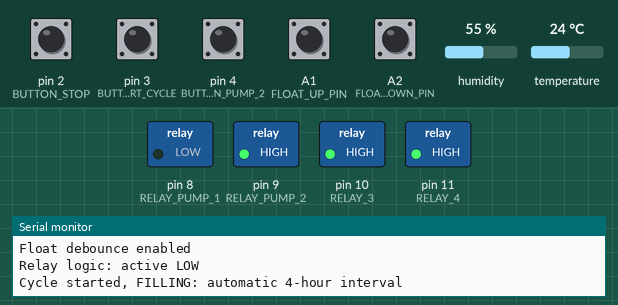
This sketch was run on a simulated Arduino Uno, built with avr-gcc and run on an emulated ATmega328P. Parts: switched loads named in the sketch (green lamp = pin HIGH), the last lines printed to the serial monitor. The test bench sets the inputs (shaded band); at power-on: A1 (FLOAT_UP_PIN), A2 (FLOAT_DOWN_PIN), pin 2 (BUTTON_STOP), pin 3 (BUTTON_START_CYCLE), pin 4 (BUTTON_PUMP_2) HIGH, humidity 55 %, temperature 24 °C. EEPROM starts erased.

Above: at 1.3 s.
1.4 s: A1 (FLOAT_UP_PIN) pulled LOW for 1 s
At 2.6 s:
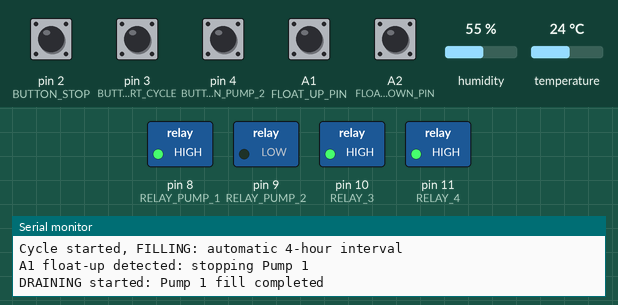
3.9 s: pin 2 (BUTTON_STOP) pulled LOW for 0.15 s
At 4.3 s:
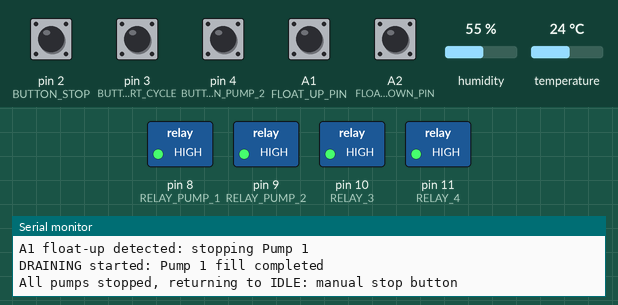
6.5 s: pin 3 (BUTTON_START_CYCLE) pulled LOW for 0.15 s
8.1 s: pin 4 (BUTTON_PUMP_2) pulled LOW for 0.15 s
Timing chart, 0 to 11.1 s (numbered marks = the images above; inputs shaded):
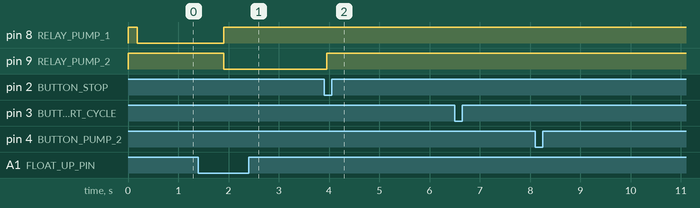

The sketch:

ebb_flow_2026_season.ino
```cpp
#include <DHT.h>
#include <EEPROM.h>

// -------------------- DHT11 --------------------

#define DHTPIN 5
#define DHTTYPE DHT11

DHT dht(DHTPIN, DHTTYPE);

float temperatureC = NAN;
float humidity = NAN;

unsigned long lastDhtReadTime = 0;
const unsigned long DHT_READ_INTERVAL_MS = 3000UL;

// -------------------- Timers used by EEPROM --------------------
//
// Must be declared before eepromSaveIdle(), because that function uses it.

unsigned long lastCycleStartTime = 0;

// -------------------- EEPROM --------------------
//
// 2 bytes:
//   Address 0: state IDLE or IN_PROGRESS
//   Address 1: elapsed time in minutes since lastCycleStartTime
//
// Boot logic:
//   IDLE        -> restore timer position
//   IN_PROGRESS -> previous cycle was interrupted -> run soon
//   other/0xFF  -> first boot -> run soon
//
// EEPROM writes are minimized: byte is written only if value changed.

#define EEPROM_ADDR_STATE   0
#define EEPROM_ADDR_ELAPSED 1

const uint8_t EEPROM_STATE_IDLE        = 0x01;
const uint8_t EEPROM_STATE_IN_PROGRESS = 0x02;

void eepromWriteByte(int addr, uint8_t value) {
  uint8_t current;
  EEPROM.get(addr, current);

  if (current != value) {
    EEPROM.put(addr, value);
  }
}

// Save IDLE state and elapsed timer position.
void eepromSaveIdle() {
  unsigned long elapsedMs = millis() - lastCycleStartTime;
  uint8_t elapsedMin = (uint8_t)min(elapsedMs / 60000UL, 254UL);

  eepromWriteByte(EEPROM_ADDR_STATE, EEPROM_STATE_IDLE);
  eepromWriteByte(EEPROM_ADDR_ELAPSED, elapsedMin);
}

// Save cycle-in-progress state.
void eepromSaveInProgress() {
  eepromWriteByte(EEPROM_ADDR_STATE, EEPROM_STATE_IN_PROGRESS);
  eepromWriteByte(EEPROM_ADDR_ELAPSED, 0);
}

// -------------------- Pins --------------------

const int RELAY_PUMP_1 = 8;
const int RELAY_PUMP_2 = 9;

const int RELAY_3 = 10;
const int RELAY_4 = 11;

const int BUTTON_STOP = 2;
const int BUTTON_START_CYCLE = 3;
const int BUTTON_PUMP_2 = 4;

const int FLOAT_UP_PIN = A1;
const int FLOAT_DOWN_PIN = A2;

// Active LOW relay board:
// LOW  = relay ON
// HIGH = relay OFF
const bool RELAY_ACTIVE_LOW = true;

// -------------------- Timings --------------------

const unsigned long CYCLE_INTERVAL_MS = 4UL * 60UL * 60UL * 1000UL;

const unsigned long FILL_MAX_RUNTIME_MS  = 10UL * 60UL * 1000UL;
const unsigned long DRAIN_MAX_RUNTIME_MS = 10UL * 60UL * 1000UL;

const unsigned long BUTTON_DEBOUNCE_MS = 50UL;
const unsigned long FLOAT_DEBOUNCE_MS = 500UL;

const unsigned long STATUS_PRINT_INTERVAL_MS = 5000UL;

// Save IDLE timer position to EEPROM max once per minute.
const unsigned long EEPROM_IDLE_SAVE_INTERVAL_MS = 60000UL;

// -------------------- State --------------------

enum SystemState {
  IDLE,
  FILLING,
  DRAINING
};

SystemState state = IDLE;

unsigned long currentPhaseStartTime = 0;
unsigned long lastStatusPrintTime = 0;
unsigned long lastIdleEepromSaveTime = 0;

// -------------------- Button debounce state --------------------

bool lastStopReading = HIGH;
bool lastCycleReading = HIGH;
bool lastPump2Reading = HIGH;

bool stableStopState = HIGH;
bool stableCycleState = HIGH;
bool stablePump2State = HIGH;

unsigned long lastStopChange = 0;
unsigned long lastCycleChange = 0;
unsigned long lastPump2Change = 0;

// -------------------- Float debounce state --------------------

bool lastFloatUpReading = HIGH;
bool lastFloatDownReading = HIGH;

bool stableFloatUpState = HIGH;
bool stableFloatDownState = HIGH;

unsigned long lastFloatUpChange = 0;
unsigned long lastFloatDownChange = 0;

// -------------------- Relay helpers --------------------

void setRelay(int relayPin, bool on) {
  if (RELAY_ACTIVE_LOW) {
    digitalWrite(relayPin, on ? LOW : HIGH);
  } else {
    digitalWrite(relayPin, on ? HIGH : LOW);
  }
}

void pumpsOff() {
  setRelay(RELAY_PUMP_1, false);
  setRelay(RELAY_PUMP_2, false);
}

void allRelaysOff() {
  setRelay(RELAY_PUMP_1, false);
  setRelay(RELAY_PUMP_2, false);
  setRelay(RELAY_3, false);
  setRelay(RELAY_4, false);
}

bool pump1On() {
  return state == FILLING;
}

bool pump2On() {
  return state == DRAINING;
}

// -------------------- Input debounce --------------------

bool readDebouncedButton(
  int pin,
  bool &lastReading,
  bool &stableState,
  unsigned long &lastChangeTime
) {
  bool currentReading = digitalRead(pin);

  if (currentReading != lastReading) {
    lastChangeTime = millis();
    lastReading = currentReading;
  }

  if ((millis() - lastChangeTime) > BUTTON_DEBOUNCE_MS) {
    if (stableState != currentReading) {
      stableState = currentReading;

      // Buttons use INPUT_PULLUP:
      // HIGH = not pressed
      // LOW  = pressed
      if (stableState == LOW) {
        return true;
      }
    }
  }

  return false;
}

// -------------------- Float debounce --------------------

void updateFloatDebounce() {
  unsigned long now = millis();

  bool currentUp = digitalRead(FLOAT_UP_PIN);
  bool currentDown = digitalRead(FLOAT_DOWN_PIN);

  if (currentUp != lastFloatUpReading) {
    lastFloatUpChange = now;
    lastFloatUpReading = currentUp;
  }

  if ((now - lastFloatUpChange) > FLOAT_DEBOUNCE_MS) {
    stableFloatUpState = currentUp;
  }

  if (currentDown != lastFloatDownReading) {
    lastFloatDownChange = now;
    lastFloatDownReading = currentDown;
  }

  if ((now - lastFloatDownChange) > FLOAT_DEBOUNCE_MS) {
    stableFloatDownState = currentDown;
  }
}

// Float switches use INPUT_PULLUP:
// HIGH = inactive/open
// LOW  = active/closed
bool floatUpActive() {
  return stableFloatUpState == LOW;
}

bool floatDownActive() {
  return stableFloatDownState == LOW;
}

// -------------------- DHT --------------------

void readDhtIfNeeded() {
  unsigned long now = millis();

  if (now - lastDhtReadTime < DHT_READ_INTERVAL_MS) {
    return;
  }

  lastDhtReadTime = now;

  float h = dht.readHumidity();
  float t = dht.readTemperature();

  if (!isnan(h) && !isnan(t)) {
    // Ignore obviously broken DHT11 startup glitches.
    if (t > -10.0 && t < 60.0 && h >= 0.0 && h <= 100.0) {
      humidity = h;
      temperatureC = t;
    }
  } else {
    Serial.println("DHT11 read failed");
  }
}

// -------------------- State text --------------------

const char* stateName() {
  switch (state) {
    case IDLE:
      return "IDLE";
    case FILLING:
      return "FILLING";
    case DRAINING:
      return "DRAINING";
    default:
      return "?";
  }
}

unsigned long minutesUntilNextCycle() {
  unsigned long now = millis();

  if (state != IDLE) {
    return 0;
  }

  unsigned long elapsed = now - lastCycleStartTime;

  if (elapsed >= CYCLE_INTERVAL_MS) {
    return 0;
  }

  unsigned long remainingMs = CYCLE_INTERVAL_MS - elapsed;

  // Round up, so it does not show 0 min when there are still seconds left.
  return (remainingMs + 59999UL) / 60000UL;
}

// -------------------- Cycle control --------------------

void startFillCycle(const char* reason) {
  if (floatUpActive()) {
    Serial.println("Cycle not started: A1 float-up is already active");
    state = IDLE;
    pumpsOff();
    return;
  }

  unsigned long now = millis();

  currentPhaseStartTime = now;
  lastCycleStartTime = now;

  state = FILLING;

  setRelay(RELAY_PUMP_1, true);
  setRelay(RELAY_PUMP_2, false);

  // EEPROM: mark cycle as running.
  eepromSaveInProgress();

  Serial.print("Cycle started, FILLING: ");
  Serial.println(reason);
}

void startDrainPhase(const char* reason) {
  // Important:
  // Do NOT block drain startup based on A2.
  // A2 is used only to stop the drain pump when the low water level is reached.

  unsigned long now = millis();

  currentPhaseStartTime = now;
  lastCycleStartTime = now;

  state = DRAINING;

  setRelay(RELAY_PUMP_1, false);
  setRelay(RELAY_PUMP_2, true);

  // EEPROM: drain is also an in-progress cycle state.
  eepromSaveInProgress();

  Serial.print("DRAINING started: ");
  Serial.println(reason);
}

void stopAll(const char* reason) {
  state = IDLE;
  pumpsOff();

  // Reset cycle timer so automatic cycle does not start immediately.
  lastCycleStartTime = millis();

  // EEPROM: save fresh IDLE timer.
  eepromSaveIdle();

  Serial.print("All pumps stopped, returning to IDLE: ");
  Serial.println(reason);
}

void finishCycle(const char* reason) {
  state = IDLE;
  pumpsOff();

  // Reset cycle timer after completed fill+drain cycle.
  // Next automatic cycle will happen 4 hours from now.
  lastCycleStartTime = millis();

  // EEPROM: save fresh IDLE timer.
  eepromSaveIdle();

  Serial.print("Cycle finished: ");
  Serial.println(reason);
}

// -------------------- Serial status --------------------

void printStatusIfNeeded() {
  unsigned long now = millis();

  if (now - lastStatusPrintTime < STATUS_PRINT_INTERVAL_MS) {
    return;
  }

  lastStatusPrintTime = now;

  Serial.print("State: ");
  Serial.print(stateName());

  Serial.print(" | P1: ");
  Serial.print(pump1On() ? "ON" : "OFF");

  Serial.print(" | P2: ");
  Serial.print(pump2On() ? "ON" : "OFF");

  Serial.print(" | A1: ");
  Serial.print(floatUpActive() ? "ACTIVE" : "inactive");

  Serial.print(" | A2: ");
  Serial.print(floatDownActive() ? "ACTIVE" : "inactive");

  Serial.print(" | raw A1: ");
  Serial.print(digitalRead(FLOAT_UP_PIN) == LOW ? "LOW" : "HIGH");

  Serial.print(" | raw A2: ");
  Serial.print(digitalRead(FLOAT_DOWN_PIN) == LOW ? "LOW" : "HIGH");

  Serial.print(" | T: ");
  if (isnan(temperatureC)) {
    Serial.print("--");
  } else {
    Serial.print(temperatureC);
  }

  Serial.print(" C | H: ");
  if (isnan(humidity)) {
    Serial.print("--");
  } else {
    Serial.print(humidity);
  }

  Serial.print(" % | Next cycle: ");
  Serial.print(minutesUntilNextCycle());
  Serial.println(" min");
}

// -------------------- EEPROM idle periodic save --------------------

void saveIdleTimerPeriodically() {
  unsigned long now = millis();

  if (state != IDLE) {
    return;
  }

  if (now - lastIdleEepromSaveTime < EEPROM_IDLE_SAVE_INTERVAL_MS) {
    return;
  }

  lastIdleEepromSaveTime = now;
  eepromSaveIdle();
}

// -------------------- Setup --------------------

void setup() {
  Serial.begin(9600);

  // Set relay pins HIGH before OUTPUT mode to reduce relay flicker on boot.
  digitalWrite(RELAY_PUMP_1, HIGH);
  digitalWrite(RELAY_PUMP_2, HIGH);
  digitalWrite(RELAY_3, HIGH);
  digitalWrite(RELAY_4, HIGH);

  pinMode(RELAY_PUMP_1, OUTPUT);
  pinMode(RELAY_PUMP_2, OUTPUT);
  pinMode(RELAY_3, OUTPUT);
  pinMode(RELAY_4, OUTPUT);

  allRelaysOff();

  pinMode(BUTTON_STOP, INPUT_PULLUP);
  pinMode(BUTTON_START_CYCLE, INPUT_PULLUP);
  pinMode(BUTTON_PUMP_2, INPUT_PULLUP);

  pinMode(FLOAT_UP_PIN, INPUT_PULLUP);
  pinMode(FLOAT_DOWN_PIN, INPUT_PULLUP);

  // Initialize float states.
  lastFloatUpReading = digitalRead(FLOAT_UP_PIN);
  lastFloatDownReading = digitalRead(FLOAT_DOWN_PIN);

  stableFloatUpState = lastFloatUpReading;
  stableFloatDownState = lastFloatDownReading;

  lastFloatUpChange = millis();
  lastFloatDownChange = millis();

  dht.begin();

  // EEPROM restore:
  //
  // IDLE:
  //   restore elapsed timer position.
  //
  // IN_PROGRESS or first boot:
  //   force automatic cycle soon by making timer already expired.
  {
    uint8_t savedState;
    uint8_t savedElapsed;

    EEPROM.get(EEPROM_ADDR_STATE, savedState);
    EEPROM.get(EEPROM_ADDR_ELAPSED, savedElapsed);

    if (savedState == EEPROM_STATE_IDLE) {
      lastCycleStartTime = millis() - (unsigned long)savedElapsed * 60000UL;

      Serial.print("EEPROM: restored timer, ");
      Serial.print(savedElapsed);
      Serial.println(" min elapsed before reboot");
    } else {
      lastCycleStartTime = millis() - CYCLE_INTERVAL_MS;

      Serial.println("EEPROM: cycle was in progress or first boot, starting cycle soon");
    }
  }

  state = IDLE;
  lastIdleEepromSaveTime = millis();

  Serial.println("Ebb & Flow production controller started");
  Serial.println("D2=STOP ALL PUMPS, D3=START CYCLE, D4=MANUAL DRAIN");
  Serial.println("A1=float-up, A2=float-down");
  Serial.println("Float debounce enabled");
  Serial.println("Relay logic: active LOW");
}

// -------------------- Main loop --------------------

void loop() {
  unsigned long now = millis();

  updateFloatDebounce();
  readDhtIfNeeded();

  bool stopPressed = readDebouncedButton(
    BUTTON_STOP,
    lastStopReading,
    stableStopState,
    lastStopChange
  );

  bool cyclePressed = readDebouncedButton(
    BUTTON_START_CYCLE,
    lastCycleReading,
    stableCycleState,
    lastCycleChange
  );

  bool pump2Pressed = readDebouncedButton(
    BUTTON_PUMP_2,
    lastPump2Reading,
    stablePump2State,
    lastPump2Change
  );

  if (stopPressed) {
    if (state == IDLE) {
      // Pumps are already off.
      // Save current timer position manually before reboot/debug.
      eepromSaveIdle();
      Serial.println("EEPROM: timer position saved manually");
    } else {
      stopAll("manual stop button");
    }
  }

  if (cyclePressed) {
    startFillCycle("manual button");
  }

  if (pump2Pressed) {
    startDrainPhase("manual Pump 2 button");
  }

  if (state == IDLE && (now - lastCycleStartTime >= CYCLE_INTERVAL_MS)) {
    startFillCycle("automatic 4-hour interval");
  }

  switch (state) {
    case IDLE:
      pumpsOff();
      break;

    case FILLING:
      if (floatUpActive()) {
        Serial.println("A1 float-up detected: stopping Pump 1");
        startDrainPhase("Pump 1 fill completed");
      } else if (now - currentPhaseStartTime >= FILL_MAX_RUNTIME_MS) {
        stopAll("fill safety timeout - A1 was not reached");
      }
      break;

    case DRAINING:
      if (floatDownActive()) {
        finishCycle("A2 float-down detected");
      } else if (now - currentPhaseStartTime >= DRAIN_MAX_RUNTIME_MS) {
        stopAll("drain safety timeout - A2 was not reached");
      }
      break;
  }

  saveIdleTimerPeriodically();
  printStatusIfNeeded();
}
```

Measured:
- after the input at 1.4 s, pin 8 (RELAY_PUMP_1): LOW → HIGH after 0.50 s; pin 9 (RELAY_PUMP_2): HIGH → LOW after 0.50 s
- after the input at 3.9 s, pin 9 (RELAY_PUMP_2): LOW → HIGH after 0.05 s
